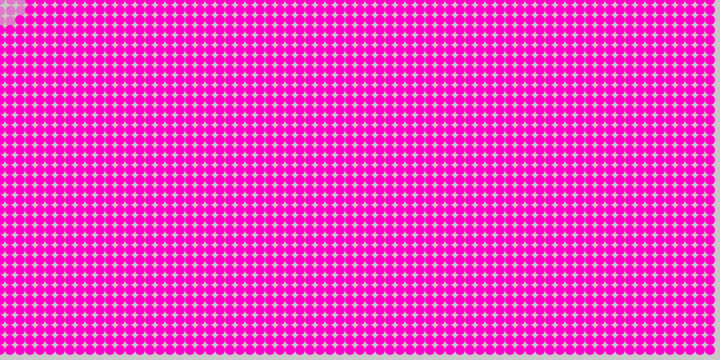
Frame 1 (no input)
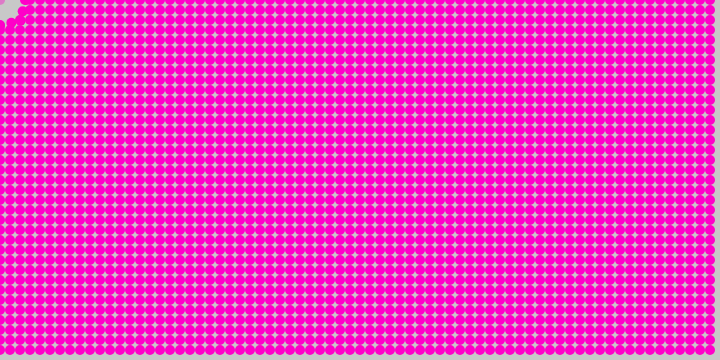
Frame 60 (no input)
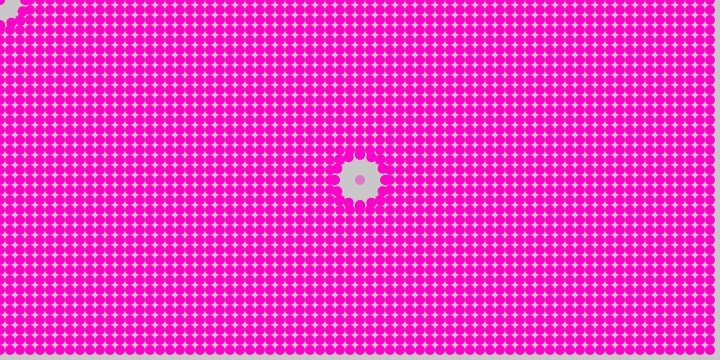
Frame 120 (the mouse pressed at the canvas centre since frame 60)

The p5.js sketch that drew these frames (run headless with seeded random() and noise() and a simulated clock; from frame 60 on, the mouse is pressed at the canvas centre):

// p5.js sketch
// ── sketch.js
var unit = 10;
var count;
var w = [];
var mouse;
var distance;
var dotfill;


function setup() {
  createCanvas(720, 360);
  noStroke();
  var wideCount = width / unit;
  var highCount = height / unit;
  count = wideCount * highCount;

  var index = 0;
  for (var y = 0; y < highCount; y++) {
    for (var x = 0; x < wideCount; x++) {
      w[index++] = new Walker(x * unit, y * unit);

    }
  }
}

function draw() {
  background(200)
  for (var i = 0; i < count; i++) {
    w[i].update();
    w[i].display();
  }
}


function Walker(x, y) {
  this.x = x
  this.y = y
  this.pos = createVector(this.x, this.y);
  this.vel = createVector(0, 0);

}

Walker.prototype.update = function() {
  var mouse = createVector(mouseX, mouseY);
  //static subtraction. doesnt change the variable its subtracting from 
  this.acc = p5.Vector.sub(mouse, this.pos);
  this.acc.setMag(-1);

  var distance = p5.Vector.dist(mouse, this.pos);

  if (distance < 25) {
    dotfill = color(255,0,200,100)
    this.vel.add(this.acc);
    this.pos.add(this.vel);
  } else {
    for (var x = 0; x < width; x += 50)
      dotfill = color(255, 0, 200)
  }
}

Walker.prototype.display = function() {
  fill(dotfill);
  ellipse(this.pos.x, this.pos.y, 10, 10);
}
